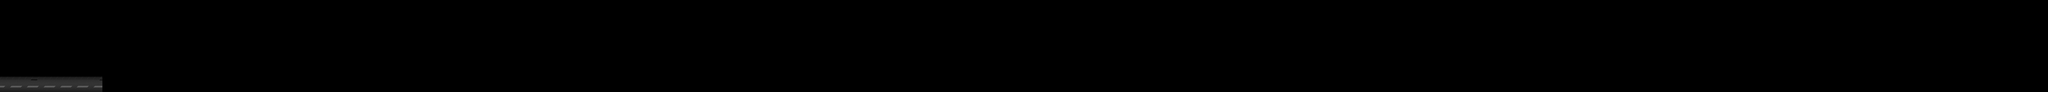

Below is a game level as drawn by its tile map, then a one-line description and the .tmx that defines it (tile-layer data replaced by summaries):
An orthogonal 400x18 tile map with 32x32 px tiles, 2 tile layers (Tile Layer 2, Tile Layer 1) and 375 objects (121x coin, 77x enemy1, 43x enemy6, 33x enemy3, 32x enemy2, ...).

<map version="1.0" orientation="orthogonal" renderorder="right-down" width="400" height="18" tilewidth="32" tileheight="32" nextobjectid="550">
 <tileset firstgid="1" name="BackLand2" tilewidth="32" tileheight="32" tilecount="96">
  <image source="BackLand2.png" trans="ff00ff" width="1024" height="120" />
 </tileset>
 <layer name="Tile Layer 2" width="400" height="18">
  <data>[7200 cells, 0 non-empty, 0 distinct tile ids]</data>
 </layer>
 <layer name="Tile Layer 1" width="400" height="18">
  <data>[7200 cells, 60 non-empty, 60 distinct tile ids]</data>
 </layer>
 <objectgroup name="fixed" offsetx="-4" offsety="8">
  <object id="1" x="-16.6667" y="473.455" width="654" height="152.545" />
  <object id="3" x="827.939" y="471.333" width="515.394" height="234.667" />
  <object id="11" x="3849.45" y="721.212" width="375.758" height="231.394" />
  <object id="13" x="4357.58" y="751.515" width="181.818" height="208.485" />
  <object id="15" x="4996.97" y="757.575" width="705.091" height="152.607" />
  <object id="19" x="5952" y="832" width="256" height="128" />
  <object id="20" x="6080" y="768" width="320" height="64" />
  <object id="21" x="6208" y="704" width="384" height="64" />
  <object id="22" x="6336" y="640" width="320" height="64" />
  <object id="23" x="6464" y="576" width="256" height="64" />
  <object id="24" x="6592" y="512" width="192" height="64" />
  <object id="25" x="6720" y="448" width="192" height="512" />
  <object id="26" x="7104" y="448" width="192" height="512" />
  <object id="27" x="7296" y="576" width="128" height="256" />
  <object id="29" x="7552" y="768" width="320" height="128" />
  <object id="30" x="7872" y="640" width="576" height="320" />
  <object id="31" x="8384" y="512" width="64" height="128" />
  <object id="32" x="8716.12" y="567.091" width="887.879" height="66" />
  <object id="100" x="2693.94" y="645" width="505.061" height="56" />
  <object id="102" x="3331.03" y="865.606" width="189" height="189" />
  <object id="103" x="3581.94" y="733.273" width="189" height="191" />
  <object id="202" x="1536.36" y="465.394" width="196.97" height="110.485" />
  <object id="203" x="1913.21" y="380.424" width="117.208" height="299.611" />
  <object id="204" x="2238.64" y="890.212" width="61.3637" height="270.394" />
  <object id="205" x="2251.35" y="381.94" width="505.061" height="56" />
  <object id="206" x="2693.18" y="693.242" width="50.0002" height="110.485" />
  <object id="213" x="4675.76" y="736.364" width="185.815" height="213.211" />
  <object id="254" x="9792.06" y="699" width="515.94" height="66" />
  <object id="255" x="10422" y="699" width="205.97" height="66" />
  <object id="256" x="10877" y="1003" width="66.985" height="66" />
  <object id="257" x="11134.5" y="887" width="66.985" height="66" />
  <object id="258" x="11330.5" y="755" width="313.493" height="66" />
  <object id="259" x="11583.3" y="627" width="512.746" height="66" />
  <object id="260" x="11583.3" y="691" width="72.7465" height="66" />
  <object id="261" x="12227.6" y="843" width="188.373" height="66" />
  <object id="262" x="12489.8" y="723" width="188.373" height="66" />
  <object id="263" x="12745.8" y="719" width="374.186" height="66" />
  <object id="264" x="13244" y="735" width="199.093" height="66" />
  <object id="265" x="13580" y="715" width="183.546" height="66" />
  <object id="266" x="13892.2" y="723" width="1019.77" height="66" />
  <object id="267" x="14976" y="1011" width="67.5465" height="66" />
  <object id="268" x="15170.2" y="1003" width="67.5465" height="66" />
  <object id="269" x="15234.2" y="875" width="67.5465" height="205" />
  <object id="270" x="15876" y="639" width="500" height="66" />
  <object id="271" x="15424" y="779" width="572.943" height="66" />
  <object id="272" x="15878.2" y="703" width="67.5465" height="66" />
  <object id="273" x="16318" y="699" width="386" height="66" />
  <object id="274" x="16711" y="763" width="2169" height="66" />
  <object id="275" x="20095.5" y="631" width="2356.5" height="66" />
  <object id="276" x="19329.5" y="639" width="502.471" height="66" />
  <object id="278" x="19072" y="759" width="320" height="66" />
  <object id="279" x="19328" y="679" width="88" height="153" />
  <object id="280" x="19760" y="639.5" width="84" height="260.5" />
  <object id="281" x="20100" y="631.5" width="88" height="153" />
  <object id="282" x="22596" y="667.5" width="188" height="153" />
  <object id="283" x="22846" y="563.5" width="188" height="153" />
  <object id="284" x="23102" y="567.5" width="2522" height="153" />
 </objectgroup>
 <objectgroup name="entity">
  <object id="33" name="mario" x="57" y="445" width="64" height="64" />
  <object id="36" name="coin" x="3712" y="64" width="64" height="64" />
  <object id="37" name="coin" x="3712" y="128" width="64" height="64" />
  <object id="38" name="coin" x="3712" y="192" width="64" height="64" />
  <object id="40" name="coin" x="512" y="577" width="64" height="64" />
  <object id="44" name="coin" x="2176" y="430" width="64" height="64" />
  </objectgroup>
 <objectgroup name="brick" />
</map>
<!-- 312 of 375 objects omitted -->
